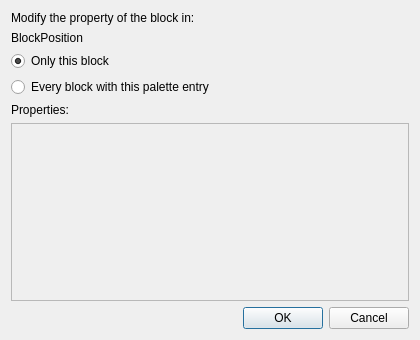
<?xml version="1.0" encoding="UTF-8"?>
<ui version="4.0">
 <class>PropertyModifyUI</class>
 <widget class="QDialog" name="PropertyModifyUI">
  <property name="geometry">
   <rect>
    <x>0</x>
    <y>0</y>
    <width>420</width>
    <height>340</height>
   </rect>
  </property>
  <property name="windowTitle">
   <string>Modify Property of Block(s)</string>
  </property>
  <layout class="QVBoxLayout" name="verticalLayout">
   <item>
    <widget class="QLabel" name="label">
     <property name="text">
      <string>Modify the property of the block in:</string>
     </property>
    </widget>
   </item>
   <item>
    <widget class="QLabel" name="positionLabel">
     <property name="text">
      <string notr="true">BlockPosition</string>
     </property>
    </widget>
   </item>
   <item>
    <widget class="QRadioButton" name="thisBlockRadio">
     <property name="text">
      <string>Only this block</string>
     </property>
     <property name="checked">
      <bool>true</bool>
     </property>
    </widget>
   </item>
   <item>
    <widget class="QRadioButton" name="allBlocksRadio">
     <property name="text">
      <string>Every block with this palette entry</string>
     </property>
    </widget>
   </item>
   <item>
    <widget class="QLabel" name="label_2">
     <property name="text">
      <string>Properties:</string>
     </property>
    </widget>
   </item>
   <item>
    <widget class="QScrollArea" name="scrollArea">
     <property name="widgetResizable">
      <bool>true</bool>
     </property>
     <widget class="QWidget" name="scrollAreaWidgetContents">
      <property name="geometry">
       <rect>
        <x>0</x>
        <y>0</y>
        <width>400</width>
        <height>150</height>
       </rect>
      </property>
      <layout class="QGridLayout" name="propertiesLayout"/>
     </widget>
    </widget>
   </item>
   <item>
    <widget class="QDialogButtonBox" name="buttonBox">
     <property name="standardButtons">
      <set>QDialogButtonBox::StandardButton::Cancel|QDialogButtonBox::StandardButton::Ok</set>
     </property>
    </widget>
   </item>
  </layout>
 </widget>
 <resources/>
 <connections/>
</ui>
